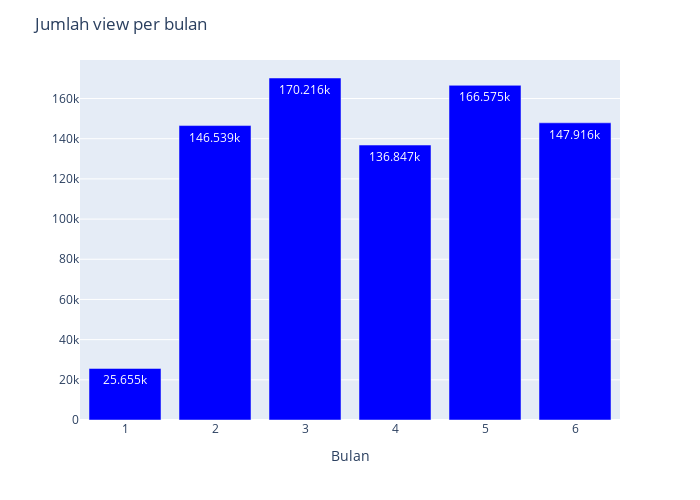
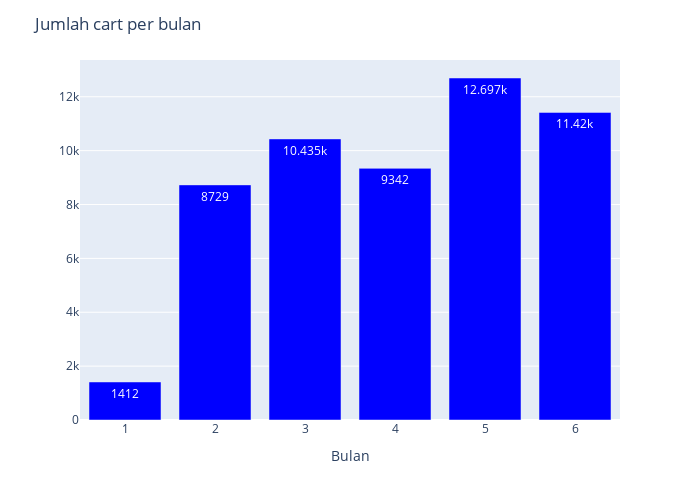
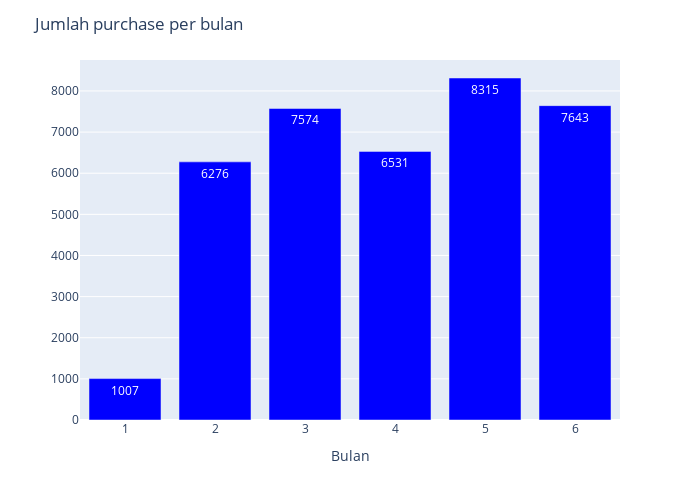

Notebook cell for these charts, in order:
### Markdown cell above
### c. Aktivitas Pengunjung Perbulan
Berikut adalah grafik jumlah aktivitas pengunjung perbulannya selama 6 bulan untuk aktivitas view, cart dan purchase:

### Code cell
for aktivitas in ['view', 'cart', 'purchase']:
    lihat0 = df[df.event_type==aktivitas].groupby('month')[['product_id']].count().reset_index()
    fig2 = px.bar(lihat0,x='month',y='product_id',height=500,width=700, text_auto=True)
    fig2.update_traces(marker_color='#0000FF')
    fig2.update_layout(title = 'Jumlah '+ aktivitas+' per bulan',xaxis_title='Bulan', yaxis_title=' ')
    fig2.show()

### Figure 1 — Plotly figure (JSON) as saved in the notebook; plotly's stock layout.template omitted (floating-point values rounded to 4 significant figures)
{"data": [{"alignmentgroup": "True", "hovertemplate": "month=%{x}<br>product_id=%{y}<extra></extra>", "legendgroup": "", "marker": {"color": "#0000FF", "pattern": {"shape": ""}}, "name": "", "offsetgroup": "", "orientation": "v", "showlegend": false, "textposition": "auto", "texttemplate": "%{y}", "type": "bar", "x": [1, 2, 3, 4, 5, 6], "xaxis": "x", "y": [25655, 146539, 170216, 136847, 166575, 147916], "yaxis": "y"}], "layout": {"barmode": "relative", "height": 500, "legend": {"tracegroupgap": 0}, "margin": {"t": 60}, "title": {"text": "Jumlah view per bulan"}, "width": 700, "xaxis": {"anchor": "y", "domain": [0, 1], "title": {"text": "Bulan"}}, "yaxis": {"anchor": "x", "domain": [0, 1], "title": {"text": " "}}}}

### Figure 2 — Plotly figure (JSON) as saved in the notebook; plotly's stock layout.template omitted (floating-point values rounded to 4 significant figures)
{"data": [{"alignmentgroup": "True", "hovertemplate": "month=%{x}<br>product_id=%{y}<extra></extra>", "legendgroup": "", "marker": {"color": "#0000FF", "pattern": {"shape": ""}}, "name": "", "offsetgroup": "", "orientation": "v", "showlegend": false, "textposition": "auto", "texttemplate": "%{y}", "type": "bar", "x": [1, 2, 3, 4, 5, 6], "xaxis": "x", "y": [1412, 8729, 10435, 9342, 12697, 11420], "yaxis": "y"}], "layout": {"barmode": "relative", "height": 500, "legend": {"tracegroupgap": 0}, "margin": {"t": 60}, "title": {"text": "Jumlah cart per bulan"}, "width": 700, "xaxis": {"anchor": "y", "domain": [0, 1], "title": {"text": "Bulan"}}, "yaxis": {"anchor": "x", "domain": [0, 1], "title": {"text": " "}}}}

### Figure 3 — Plotly figure (JSON) as saved in the notebook; plotly's stock layout.template omitted (floating-point values rounded to 4 significant figures)
{"data": [{"alignmentgroup": "True", "hovertemplate": "month=%{x}<br>product_id=%{y}<extra></extra>", "legendgroup": "", "marker": {"color": "#0000FF", "pattern": {"shape": ""}}, "name": "", "offsetgroup": "", "orientation": "v", "showlegend": false, "textposition": "auto", "texttemplate": "%{y}", "type": "bar", "x": [1, 2, 3, 4, 5, 6], "xaxis": "x", "y": [1007, 6276, 7574, 6531, 8315, 7643], "yaxis": "y"}], "layout": {"barmode": "relative", "height": 500, "legend": {"tracegroupgap": 0}, "margin": {"t": 60}, "title": {"text": "Jumlah purchase per bulan"}, "width": 700, "xaxis": {"anchor": "y", "domain": [0, 1], "title": {"text": "Bulan"}}, "yaxis": {"anchor": "x", "domain": [0, 1], "title": {"text": " "}}}}
